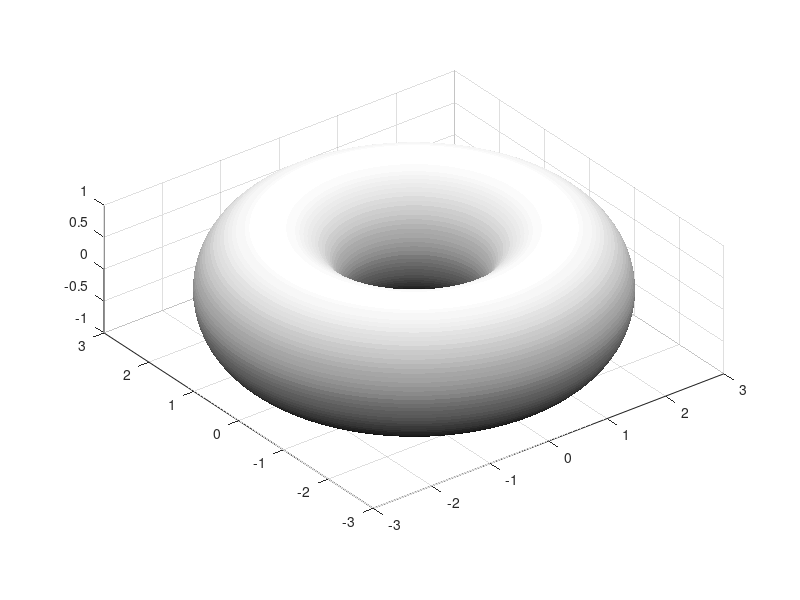

Recreate this plot in MATLAB. (Note: this script raises an error after producing the figure.)
[u,v]=meshgrid(linspace(0,2*pi,100),linspace(0,2*pi,100));
x=(2+cos(u)).*cos(v);
y=(2+cos(u)).*sin(v);
z=sin(u);

h=surf(x,y,z);
set(h,'edgecolor','none');
colormap('gray');
daspect([1 1 1])

tspan = linspace(pi,100*pi,1000000);
[t,X]=ode45('tor',tspan ,[pi,.1,-pi/2,.2]);
u=X(:,1);
v=X(:,3);
x=(2+cos(u)).*cos(v);
y=(2+cos(u)).*sin(v);
z=sin(u);

P=[x y z];
disp(size(P))

units = 10; % Deternines speed (smaller, faster)
packet = floor(size(P,1)/units);

  for k = 1:packet:(packet * units)
        hold on
        plot3(P(k:(k+packet-1),1), P((k:(k+packet-1)),2), P((k:(k+packet-1)),3),...
            '.-', 'MarkerSize', 3.5,'color','r', 'LineWidth', 3)
        drawnow
        pause(2)
  end